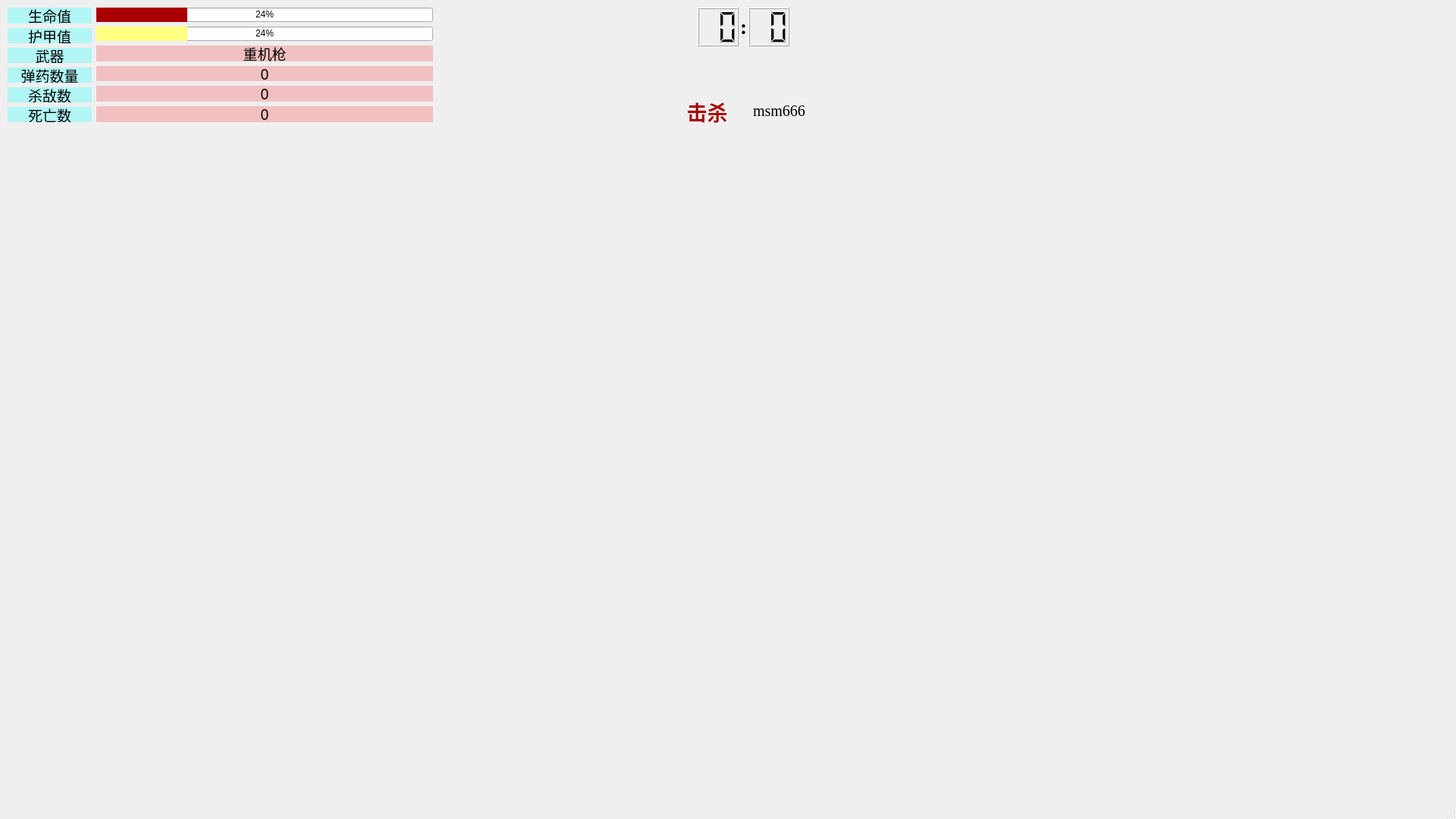
<?xml version="1.0" encoding="UTF-8"?>
<ui version="4.0">
 <class>GamePlayingWindow</class>
 <widget class="QMainWindow" name="GamePlayingWindow">
  <property name="geometry">
   <rect>
    <x>0</x>
    <y>0</y>
    <width>1920</width>
    <height>1080</height>
   </rect>
  </property>
  <property name="sizePolicy">
   <sizepolicy hsizetype="Expanding" vsizetype="Fixed">
    <horstretch>0</horstretch>
    <verstretch>0</verstretch>
   </sizepolicy>
  </property>
  <property name="windowTitle">
   <string>MainWindow</string>
  </property>
  <widget class="QWidget" name="centralwidget">
   <widget class="QWidget" name="horizontalLayoutWidget">
    <property name="geometry">
     <rect>
      <x>10</x>
      <y>10</y>
      <width>561</width>
      <height>151</height>
     </rect>
    </property>
    <layout class="QHBoxLayout" name="horizontalLayout" stretch="2,8">
     <property name="leftMargin">
      <number>0</number>
     </property>
     <property name="topMargin">
      <number>0</number>
     </property>
     <item>
      <layout class="QVBoxLayout" name="verticalLayout">
       <property name="sizeConstraint">
        <enum>QLayout::SetFixedSize</enum>
       </property>
       <item>
        <widget class="QLabel" name="label">
         <property name="sizePolicy">
          <sizepolicy hsizetype="Expanding" vsizetype="Fixed">
           <horstretch>0</horstretch>
           <verstretch>0</verstretch>
          </sizepolicy>
         </property>
         <property name="font">
          <font>
           <family>楷体</family>
           <pointsize>14</pointsize>
          </font>
         </property>
         <property name="styleSheet">
          <string notr="true">QLabel{
	background-color : rgba(85, 255, 255, 100)
}</string>
         </property>
         <property name="text">
          <string>生命值</string>
         </property>
         <property name="alignment">
          <set>Qt::AlignCenter</set>
         </property>
        </widget>
       </item>
       <item>
        <widget class="QLabel" name="label_8">
         <property name="sizePolicy">
          <sizepolicy hsizetype="Expanding" vsizetype="Fixed">
           <horstretch>0</horstretch>
           <verstretch>0</verstretch>
          </sizepolicy>
         </property>
         <property name="font">
          <font>
           <family>楷体</family>
           <pointsize>14</pointsize>
          </font>
         </property>
         <property name="styleSheet">
          <string notr="true">QLabel{
	background-color : rgba(85, 255, 255, 100)
}</string>
         </property>
         <property name="text">
          <string>护甲值</string>
         </property>
         <property name="alignment">
          <set>Qt::AlignCenter</set>
         </property>
        </widget>
       </item>
       <item>
        <widget class="QLabel" name="label_2">
         <property name="sizePolicy">
          <sizepolicy hsizetype="Expanding" vsizetype="Fixed">
           <horstretch>0</horstretch>
           <verstretch>0</verstretch>
          </sizepolicy>
         </property>
         <property name="font">
          <font>
           <family>楷体</family>
           <pointsize>14</pointsize>
          </font>
         </property>
         <property name="styleSheet">
          <string notr="true">QLabel{
	background-color : rgba(85, 255, 255, 100)
}</string>
         </property>
         <property name="text">
          <string>武器</string>
         </property>
         <property name="alignment">
          <set>Qt::AlignCenter</set>
         </property>
        </widget>
       </item>
       <item>
        <widget class="QLabel" name="label_3">
         <property name="sizePolicy">
          <sizepolicy hsizetype="Expanding" vsizetype="Fixed">
           <horstretch>0</horstretch>
           <verstretch>0</verstretch>
          </sizepolicy>
         </property>
         <property name="font">
          <font>
           <family>楷体</family>
           <pointsize>14</pointsize>
          </font>
         </property>
         <property name="styleSheet">
          <string notr="true">QLabel{
	background-color : rgba(85, 255, 255, 100)
}</string>
         </property>
         <property name="text">
          <string>弹药数量</string>
         </property>
         <property name="alignment">
          <set>Qt::AlignCenter</set>
         </property>
        </widget>
       </item>
       <item>
        <widget class="QLabel" name="label_6">
         <property name="sizePolicy">
          <sizepolicy hsizetype="Expanding" vsizetype="Fixed">
           <horstretch>0</horstretch>
           <verstretch>0</verstretch>
          </sizepolicy>
         </property>
         <property name="font">
          <font>
           <family>楷体</family>
           <pointsize>14</pointsize>
          </font>
         </property>
         <property name="styleSheet">
          <string notr="true">QLabel{
	background-color : rgba(85, 255, 255, 100)
}</string>
         </property>
         <property name="text">
          <string>杀敌数</string>
         </property>
         <property name="alignment">
          <set>Qt::AlignCenter</set>
         </property>
        </widget>
       </item>
       <item>
        <widget class="QLabel" name="label_7">
         <property name="sizePolicy">
          <sizepolicy hsizetype="Expanding" vsizetype="Fixed">
           <horstretch>0</horstretch>
           <verstretch>0</verstretch>
          </sizepolicy>
         </property>
         <property name="font">
          <font>
           <family>楷体</family>
           <pointsize>14</pointsize>
          </font>
         </property>
         <property name="styleSheet">
          <string notr="true">QLabel{
	background-color : rgba(85, 255, 255, 100)
}</string>
         </property>
         <property name="text">
          <string>死亡数</string>
         </property>
         <property name="alignment">
          <set>Qt::AlignCenter</set>
         </property>
        </widget>
       </item>
      </layout>
     </item>
     <item>
      <layout class="QVBoxLayout" name="verticalLayout_2">
       <item>
        <widget class="QProgressBar" name="healthProgressBar">
         <property name="minimumSize">
          <size>
           <width>0</width>
           <height>19</height>
          </size>
         </property>
         <property name="maximumSize">
          <size>
           <width>16777215</width>
           <height>19</height>
          </size>
         </property>
         <property name="styleSheet">
          <string notr="true">QProgressBar::chunk {   
background-color: #aa0000;   
width: 20px;
}

QProgressBar {   
font: 12pt &quot;Times New Roman&quot;;
text-align: center;
}</string>
         </property>
         <property name="value">
          <number>24</number>
         </property>
        </widget>
       </item>
       <item>
        <widget class="QProgressBar" name="armorProgressBar">
         <property name="minimumSize">
          <size>
           <width>0</width>
           <height>19</height>
          </size>
         </property>
         <property name="maximumSize">
          <size>
           <width>16777215</width>
           <height>19</height>
          </size>
         </property>
         <property name="styleSheet">
          <string notr="true">QProgressBar::chunk {   
background-color: #ffff7f;   
width: 20px;
}

QProgressBar {   
font: 12pt &quot;Times New Roman&quot;;
text-align: center;
}</string>
         </property>
         <property name="value">
          <number>24</number>
         </property>
        </widget>
       </item>
       <item>
        <widget class="QLabel" name="weaponLabel">
         <property name="sizePolicy">
          <sizepolicy hsizetype="Expanding" vsizetype="Fixed">
           <horstretch>0</horstretch>
           <verstretch>0</verstretch>
          </sizepolicy>
         </property>
         <property name="font">
          <font>
           <family>楷体</family>
           <pointsize>14</pointsize>
          </font>
         </property>
         <property name="styleSheet">
          <string notr="true">QLabel{
	background-color : rgba(255, 0, 0, 50)
}</string>
         </property>
         <property name="text">
          <string>重机枪</string>
         </property>
         <property name="alignment">
          <set>Qt::AlignCenter</set>
         </property>
        </widget>
       </item>
       <item>
        <widget class="QLabel" name="bulletNumLabel">
         <property name="sizePolicy">
          <sizepolicy hsizetype="Expanding" vsizetype="Fixed">
           <horstretch>0</horstretch>
           <verstretch>0</verstretch>
          </sizepolicy>
         </property>
         <property name="font">
          <font>
           <family>楷体</family>
           <pointsize>14</pointsize>
          </font>
         </property>
         <property name="styleSheet">
          <string notr="true">QLabel{
	background-color : rgba(255, 0, 0, 50)
}</string>
         </property>
         <property name="text">
          <string>0</string>
         </property>
         <property name="alignment">
          <set>Qt::AlignCenter</set>
         </property>
        </widget>
       </item>
       <item>
        <widget class="QLabel" name="killNumLabel">
         <property name="sizePolicy">
          <sizepolicy hsizetype="Expanding" vsizetype="Fixed">
           <horstretch>0</horstretch>
           <verstretch>0</verstretch>
          </sizepolicy>
         </property>
         <property name="font">
          <font>
           <family>楷体</family>
           <pointsize>14</pointsize>
          </font>
         </property>
         <property name="styleSheet">
          <string notr="true">QLabel{
	background-color : rgba(255, 0, 0, 50)
}</string>
         </property>
         <property name="text">
          <string>0</string>
         </property>
         <property name="alignment">
          <set>Qt::AlignCenter</set>
         </property>
        </widget>
       </item>
       <item>
        <widget class="QLabel" name="deathNumLabel">
         <property name="sizePolicy">
          <sizepolicy hsizetype="Expanding" vsizetype="Fixed">
           <horstretch>0</horstretch>
           <verstretch>0</verstretch>
          </sizepolicy>
         </property>
         <property name="font">
          <font>
           <family>楷体</family>
           <pointsize>14</pointsize>
          </font>
         </property>
         <property name="styleSheet">
          <string notr="true">QLabel{
	background-color : rgba(255, 0, 0, 50)
}</string>
         </property>
         <property name="text">
          <string>0</string>
         </property>
         <property name="alignment">
          <set>Qt::AlignCenter</set>
         </property>
        </widget>
       </item>
      </layout>
     </item>
    </layout>
   </widget>
   <widget class="QListWidget" name="killListWidget">
    <property name="geometry">
     <rect>
      <x>1680</x>
      <y>0</y>
      <width>241</width>
      <height>321</height>
     </rect>
    </property>
    <property name="font">
     <font>
      <family>Times New Roman</family>
      <pointsize>15</pointsize>
     </font>
    </property>
    <property name="styleSheet">
     <string notr="true">QListWidget{
background-color : rgba(255, 255, 255, 0)
}</string>
    </property>
   </widget>
   <widget class="QWidget" name="horizontalLayoutWidget_2">
    <property name="geometry">
     <rect>
      <x>870</x>
      <y>130</y>
      <width>211</width>
      <height>33</height>
     </rect>
    </property>
    <layout class="QHBoxLayout" name="horizontalLayout_2" stretch="2,2,3">
     <item>
      <widget class="QLabel" name="killLogoLabel">
       <property name="sizePolicy">
        <sizepolicy hsizetype="Fixed" vsizetype="Fixed">
         <horstretch>0</horstretch>
         <verstretch>0</verstretch>
        </sizepolicy>
       </property>
       <property name="minimumSize">
        <size>
         <width>21</width>
         <height>31</height>
        </size>
       </property>
       <property name="maximumSize">
        <size>
         <width>21</width>
         <height>31</height>
        </size>
       </property>
       <property name="text">
        <string/>
       </property>
       <property name="pixmap">
        <pixmap>../build-GameCilent-Desktop_Qt_5_15_0_MSVC2019_64bit-Debug/picture/KillLogo_1.png</pixmap>
       </property>
       <property name="scaledContents">
        <bool>true</bool>
       </property>
      </widget>
     </item>
     <item>
      <widget class="QLabel" name="killTextLabel">
       <property name="sizePolicy">
        <sizepolicy hsizetype="Preferred" vsizetype="Preferred">
         <horstretch>0</horstretch>
         <verstretch>0</verstretch>
        </sizepolicy>
       </property>
       <property name="font">
        <font>
         <family>楷体</family>
         <pointsize>20</pointsize>
         <weight>75</weight>
         <bold>true</bold>
        </font>
       </property>
       <property name="styleSheet">
        <string notr="true">QLabel{
	color: rgb(170, 0, 0)
}</string>
       </property>
       <property name="text">
        <string>击杀</string>
       </property>
       <property name="alignment">
        <set>Qt::AlignCenter</set>
       </property>
      </widget>
     </item>
     <item>
      <widget class="QLabel" name="slainNameLabel">
       <property name="sizePolicy">
        <sizepolicy hsizetype="Preferred" vsizetype="Preferred">
         <horstretch>0</horstretch>
         <verstretch>0</verstretch>
        </sizepolicy>
       </property>
       <property name="font">
        <font>
         <family>Times New Roman</family>
         <pointsize>15</pointsize>
        </font>
       </property>
       <property name="text">
        <string>msm666</string>
       </property>
       <property name="alignment">
        <set>Qt::AlignCenter</set>
       </property>
      </widget>
     </item>
    </layout>
   </widget>
   <widget class="QWidget" name="horizontalLayoutWidget_3">
    <property name="geometry">
     <rect>
      <x>920</x>
      <y>10</y>
      <width>121</width>
      <height>51</height>
     </rect>
    </property>
    <layout class="QHBoxLayout" name="horizontalLayout_3" stretch="4,1,4">
     <property name="spacing">
      <number>0</number>
     </property>
     <item>
      <widget class="QLCDNumber" name="minuteLcdNumber">
       <property name="digitCount">
        <number>2</number>
       </property>
       <property name="intValue" stdset="0">
        <number>0</number>
       </property>
      </widget>
     </item>
     <item>
      <widget class="QLabel" name="label_4">
       <property name="font">
        <font>
         <family>Times New Roman</family>
         <pointsize>20</pointsize>
         <weight>75</weight>
         <bold>true</bold>
        </font>
       </property>
       <property name="text">
        <string>:</string>
       </property>
       <property name="alignment">
        <set>Qt::AlignCenter</set>
       </property>
      </widget>
     </item>
     <item>
      <widget class="QLCDNumber" name="secondLcdNumber">
       <property name="digitCount">
        <number>2</number>
       </property>
       <property name="mode">
        <enum>QLCDNumber::Dec</enum>
       </property>
       <property name="segmentStyle">
        <enum>QLCDNumber::Filled</enum>
       </property>
       <property name="value" stdset="0">
        <double>0.000000000000000</double>
       </property>
       <property name="intValue" stdset="0">
        <number>0</number>
       </property>
      </widget>
     </item>
    </layout>
   </widget>
  </widget>
  <widget class="QMenuBar" name="menubar">
   <property name="geometry">
    <rect>
     <x>0</x>
     <y>0</y>
     <width>1920</width>
     <height>23</height>
    </rect>
   </property>
  </widget>
  <widget class="QStatusBar" name="statusbar"/>
 </widget>
 <resources/>
 <connections/>
</ui>
